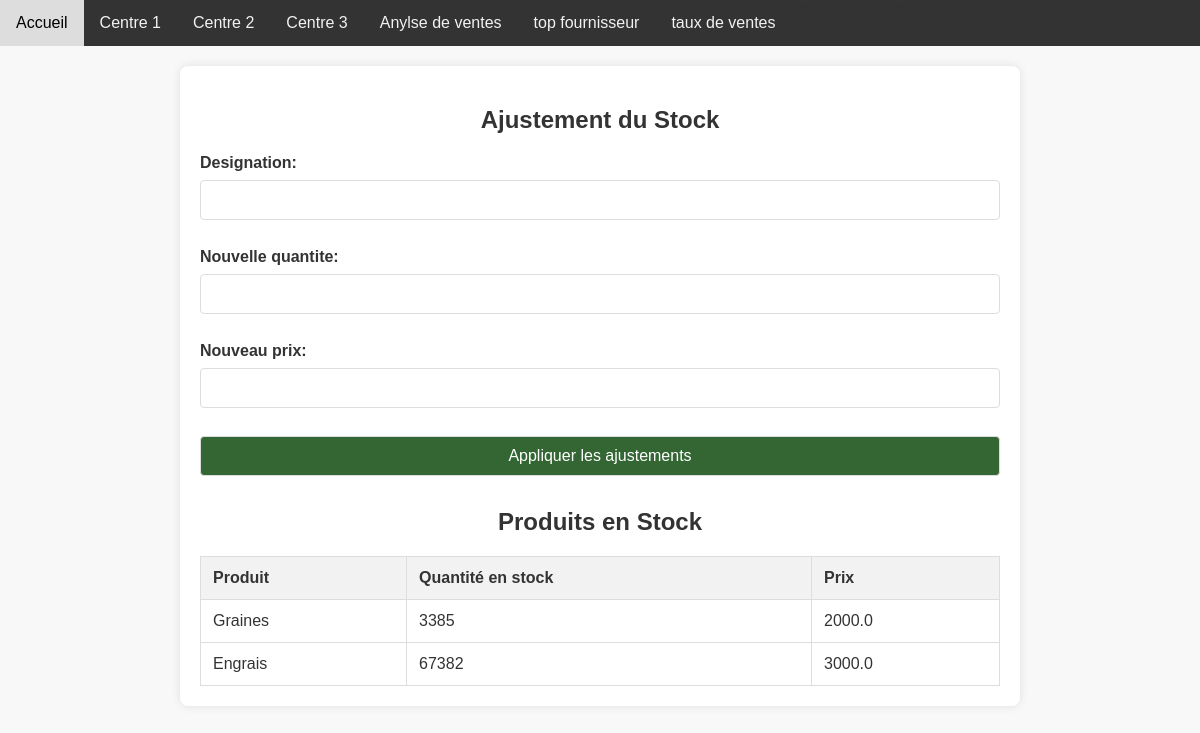
Screenshot of /ajustement_stock/ with the database file from the repository.
### application/models.py (models this page shows, shortened)
class EtatStock(models.Model):
    produit = models.ForeignKey(Produit, on_delete=models.CASCADE)
    quantite_en_stock = models.IntegerField(default=0)

class Produit(models.Model):
     designation= models.CharField(max_length=50)
     prix= models.FloatField(max_length=10)

### application/views.py (the view)
# urls.py: path('ajustement_stock/', views.ajustement_stock, name='ajustement_stock'),
def ajustement_stock(request):
    if request.method == 'POST':
        form = AjustementStockForm(request.POST)
        if form.is_valid():
            designation = form.cleaned_data['designation']
            nouvelle_quantite = form.cleaned_data['nouvelle_quantite']
            nouveau_prix = form.cleaned_data['nouveau_prix']
            try:
                produit = Produit.objects.get(designation=designation)
                etat_stock = EtatStock.objects.get(produit=produit)
                etat_stock.quantite_en_stock = nouvelle_quantite
                produit.prix = nouveau_prix
                etat_stock.save()
                produit.save()
                return redirect('ajustement_stock')
            except Produit.DoesNotExist:
                pass
            except EtatStock.DoesNotExist:
                pass
    else:
        form = AjustementStockForm()
    stock_actuel = EtatStock.objects.select_related('produit').all()
    return render(request, 'ajustement_stock.html', {'form': form, 'stock_actuel': stock_actuel})

### application/forms.py
class AjustementStockForm(forms.Form):
    designation = forms.CharField(max_length=50)
    nouvelle_quantite = forms.IntegerField()
    nouveau_prix = forms.FloatField()

### application/templates/ajustement_stock.html (shortened to what this page needs)
{% load static %}
<!DOCTYPE html><!DOCTYPE html>
<html lang="en">
<head>
    <link rel="stylesheet" href="{% static 'application/styles.css' %}">
</head>
<body>
    <nav class="nav-agriculture">
        <a href="{% url 'index' %}">Accueil</a>
        <a href="{% url 'centre_menu' centre_id=1 %}">Centre 1</a>
        <a href="{% url 'centre_menu' centre_id=2 %}">Centre 2</a>
        <a href="{% url 'centre_menu' centre_id=3 %}">Centre 3</a>
        <a href="{% url 'analyse_ventes' %}">Anylse de ventes </a>
        <a href="{% url 'top_fournisseurs' %}">top fournisseur </a>
        <a href="{% url 'ventes_combinees' %}">taux de ventes  </a>
    </nav>
    <div class="container">
        <h2>Ajustement du Stock</h2>
        <form method="POST" action="{% url 'ajustement_stock' %}">
            {{ form.as_p }}
            <button type="submit">Appliquer les ajustements</button>
        </form>
        <h2>Produits en Stock</h2>
        <table>
            <thead>
                <tr>
                    <th>Produit</th>
                    <th>Quantité en stock</th>
                    <th>Prix</th>
                </tr>
            </thead>
            <tbody>
                {% for etat_stock in stock_actuel %}
                    <tr>
                        <td>{{ etat_stock.produit.designation }}</td>
                        <td>{{ etat_stock.quantite_en_stock }}</td>
                        <td>{{ etat_stock.produit.prix }}</td>
                    </tr>
                {% endfor %}
            </tbody>
        </table>
    </div>
</body>
</html>

### application/static/application/styles.css (style rules this page uses)
body { font-family: 'Arial', sans-serif; color: #333; background-color: #f4f4f4; margin: 0; padding: 0; }
.nav-agriculture { background-color: #333; overflow: hidden; }
.nav-agriculture a { float: left; display: block; color: #f2f2f2; text-align: center; padding: 14px 16px; text-decoration: none; }

### application/templates/ajustement_stock.html (style rules this page uses)
body { font-family: Arial, sans-serif; margin: 0; padding: 0; background-color: #f8f8f8; }
.container { max-width: 800px; margin: 20px auto; background-color: #fff; box-shadow: 0 0 10px rgba(0, 0, 0, 0.1); border-radius: 8px; padding: 20px; }
h2 { font-size: 24px; margin-bottom: 20px; text-align: center; }
form { margin-bottom: 20px; }
label { display: block; margin-bottom: 8px; font-weight: bold; }
input, button { width: 100%; padding: 10px; margin-bottom: 12px; font-size: 16px; border: 1px solid #ddd; border-radius: 4px; box-sizing: border-box; }
button { background-color: #336633; color: #fff; cursor: pointer; }
table { width: 100%; border-collapse: collapse; margin-top: 20px; }
th, td { border: 1px solid #ddd; padding: 12px; text-align: left; }
th { background-color: #f2f2f2; }

### rows the page displays
EtatStock: produit.designation "Graines", quantite_en_stock "3385", produit.prix "2000.0"
EtatStock: produit.designation "Engrais", quantite_en_stock "67382", produit.prix "3000.0"
